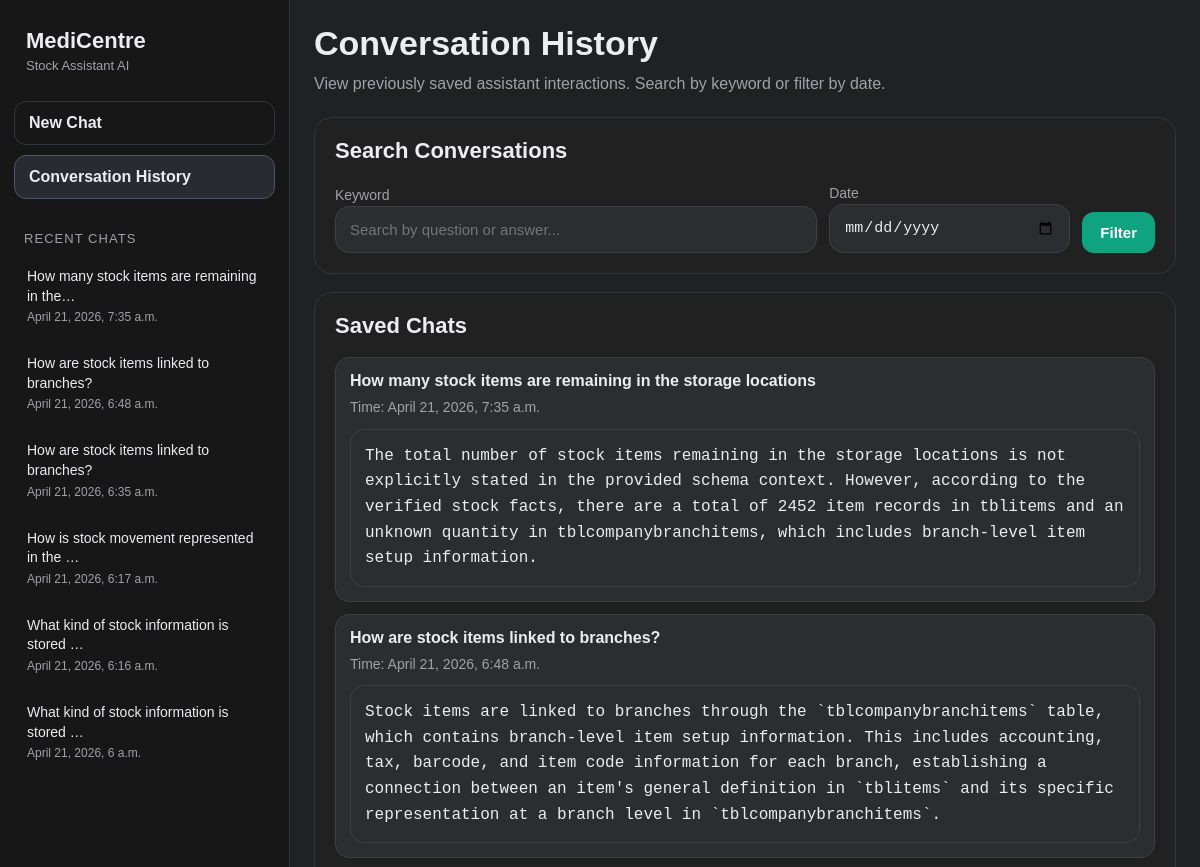
Before: /history/ (upper part) with the older database file.
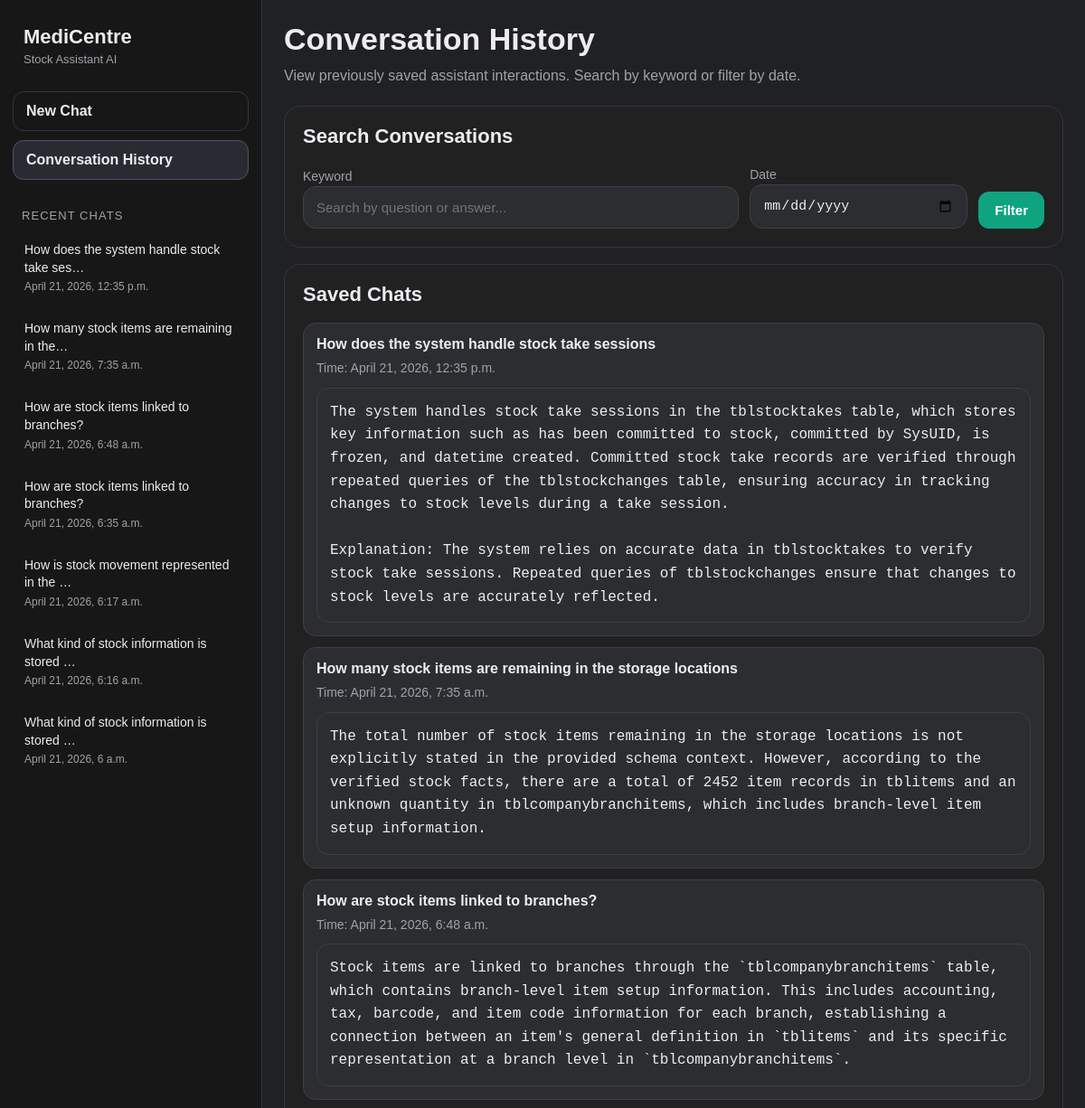
After: the same page with the newer database file.
### assistant/models.py (models this page shows, shortened)
class ConversationLog(models.Model):
    question = models.TextField()
    answer = models.TextField(blank=True)
    prompt_used = models.TextField(blank=True)
    created_at = models.DateTimeField(auto_now_add=True)

### assistant/views.py (the view)
# urls.py: path("history/", conversation_history, name="conversation_history"),
def conversation_history(request):
    logs = ConversationLog.objects.order_by("-created_at")
    query = request.GET.get("q", "").strip()
    date_value = request.GET.get("date", "").strip()
    if query:
        logs = logs.filter(
            models.Q(question__icontains=query) |
            models.Q(answer__icontains=query)
        )
    if date_value:
        logs = logs.filter(created_at__date=date_value)
    recent_logs = ConversationLog.objects.order_by("-created_at")[:12]
    context = {
        "logs": logs,
        "search_query": query,
        "search_date": date_value,
        "recent_logs": recent_logs,
        "current_page": "history",
    }
    context.update(build_dashboard_context())
    return render(request, "assistant/history.html", context)

### assistant/templates/assistant/history.html (shortened to what this page needs)
{% extends "assistant/base.html" %}
{% block content %}
<div class="page-header">
    <h1>Conversation History</h1>
    <p>
        View previously saved assistant interactions. Search by keyword or filter by date.
    </p>
</div>
<div class="panel">
    <h2>Search Conversations</h2>
    <form method="get" class="form-grid">
        <div>
            <label for="q" class="muted">Keyword</label>
            <input
                type="text"
                id="q"
                name="q"
                value="{{ search_query }}"
                placeholder="Search by question or answer..."
            >
        </div>
        <div>
            <label for="date" class="muted">Date</label>
            <input
                type="date"
                id="date"
                name="date"
                value="{{ search_date }}"
            >
        </div>
        <div>
            <button type="submit">Filter</button>
        </div>
    </form>
</div>
<div class="panel">
    <h2>Saved Chats</h2>
    <div class="item-list">
        {% for log in logs %}
            <div class="item-card">
                <strong>{{ log.question }}</strong>
                <div class="muted">Time: {{ log.created_at }}</div>
                <div class="answer-block" style="margin-top: 10px;">
                    <pre>{{ log.answer }}</pre>
                </div>
            </div>
        {% empty %}
            <div class="item-card">
                <strong>No conversation history found for the current filter.</strong>
            </div>
        {% endfor %}
    </div>
</div>
{% endblock %}

### assistant/templates/assistant/base.html (shortened to what this page needs)
<!DOCTYPE html>
<html lang="en">
<head>
</head>
<body>
    <div class="app-shell">
        <aside class="sidebar">
            <div class="brand">
                MediCentre
                <small>Stock Assistant AI</small>
            </div>
            <div class="sidebar-actions">
                <a href="{% url 'assistant:test_ollama' %}"
                   class="sidebar-link {% if current_page == 'assistant' %}active{% endif %}">
                    New Chat
                </a>
                <a href="{% url 'assistant:conversation_history' %}"
                   class="sidebar-link {% if current_page == 'history' %}active{% endif %}">
                    Conversation History
                </a>
            </div>
            <div class="history-title">Recent Chats</div>
            <div class="history-list">
                {% for log in recent_logs %}
                    <a href="{% url 'assistant:conversation_history' %}" class="history-item">
                        <div class="history-item-title">
                            {{ log.question|truncatechars:42 }}
                        </div>
                        <div class="history-item-time">
                            {{ log.created_at }}
                        </div>
                    </a>
                {% empty %}
                    <div class="history-item">
                        <div class="history-item-title">No saved conversations yet.</div>
                    </div>
                {% endfor %}
            </div>
        </aside>
        <main class="main">
            <div class="main-inner">
                {% block content %}{% endblock %}
            </div>
        </main>
    </div>
</body>
</html>

### assistant/templates/assistant/base.html (style rules this page uses)
:root { --bg: #202123; --sidebar: #171717; --panel: #212121; --panel-soft: #2a2b32; --text: #ececf1; --muted: #a1a1aa; --line: #343541; --accent: #10a37f; --accent-soft: rgba(16, 163, 127, 0.15); }
* { box-sizing: border-box; }
body { margin: 0; font-family: Arial, sans-serif; background: var(--bg); color: var(--text); }
.app-shell { display: flex; min-height: 100vh; }
.sidebar { width: 290px; background: var(--sidebar); border-right: 1px solid var(--line); display: flex; flex-direction: column; padding: 18px 14px; }
.brand { font-size: 22px; font-weight: bold; margin-bottom: 18px; padding: 10px 12px; }
.brand small { display: block; font-size: 13px; color: var(--muted); margin-top: 4px; font-weight: normal; }
.sidebar-actions { display: flex; flex-direction: column; gap: 10px; margin-bottom: 18px; }
.sidebar-link { display: block; text-decoration: none; color: var(--text); background: transparent; border: 1px solid var(--line); border-radius: 12px; padding: 12px 14px; font-weight: 600; transition: 0.2s ease; }
.sidebar-link:hover, .sidebar-link.active { background: var(--panel-soft); border-color: #4b5563; }
.history-title { color: var(--muted); font-size: 13px; text-transform: uppercase; letter-spacing: 0.08em; margin: 14px 10px 10px 10px; }
.history-list { display: flex; flex-direction: column; gap: 8px; overflow-y: auto; padding-right: 4px; }
.history-item { display: block; text-decoration: none; color: var(--text); background: transparent; border-radius: 10px; padding: 10px 12px; border: 1px solid transparent; transition: 0.2s ease; }
.history-item-title { font-size: 14px; line-height: 1.4; margin-bottom: 4px; }
.history-item-time { font-size: 12px; color: var(--muted); }
.main { flex: 1; display: flex; justify-content: center; padding: 24px; }
.main-inner { width: 100%; max-width: 980px; display: flex; flex-direction: column; }
.page-header { margin-bottom: 20px; }
.page-header h1 { margin: 0 0 8px 0; font-size: 34px; }
.page-header p { margin: 0; color: var(--muted); line-height: 1.6; }
.panel { background: var(--panel); border: 1px solid var(--line); border-radius: 18px; padding: 20px; margin-bottom: 18px; }
.panel h2 { margin-top: 0; font-size: 22px; }
.muted { color: var(--muted); font-size: 14px; line-height: 1.6; }
textarea, input[type="text"], input[type="date"] { width: 100%; background: #2b2d31; color: var(--text); border: 1px solid #3f3f46; border-radius: 14px; padding: 14px; font-size: 15px; }
button { background: var(--accent); color: white; border: none; border-radius: 12px; padding: 12px 18px; font-size: 15px; font-weight: bold; cursor: pointer; }
.answer-block { background: #2b2d31; border: 1px solid #3f3f46; border-radius: 14px; padding: 14px; margin-top: 12px; }
.item-list { display: grid; gap: 12px; }
.item-card { background: #2b2d31; border: 1px solid #3f3f46; border-radius: 14px; padding: 14px; }
.item-card strong { display: block; margin-bottom: 6px; }
pre { margin: 0; white-space: pre-wrap; line-height: 1.6; font-family: Consolas, monospace; }
.form-grid { display: grid; grid-template-columns: 2fr 1fr auto; gap: 12px; align-items: end; }

Changed rows visible on the page:
added ConversationLog: question "How does the system handle stock take ses…", created_at "April 21, 2026, 12:35 p.m.", question "How does the system handle stock take sessions", answer "The system handles stock take sessions in the tblstocktakes table, which stores key information such as has been committed to stock, committed by SysUID, is frozen, and datetime created. Committed stock take records are verified through repeated queries of the tblstockchanges table, ensuring accuracy in tracking changes to stock levels during a take session. Explanation: The system relies on accurate data in tblstocktakes to verify stock take sessions. Repeated queries of tblstockchanges ensure that changes to stock levels are accurately reflected."
